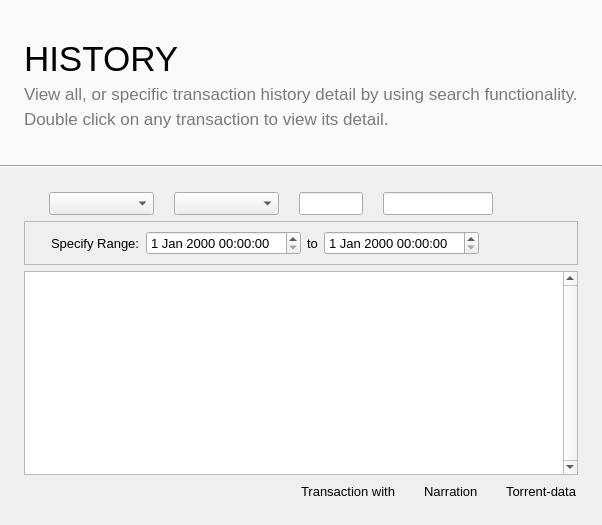
<?xml version="1.0" encoding="UTF-8"?>
<ui version="4.0">
 <class>TransactionPage</class>
 <widget class="QWidget" name="TransactionPage">
  <property name="geometry">
   <rect>
    <x>0</x>
    <y>0</y>
    <width>523</width>
    <height>525</height>
   </rect>
  </property>
  <property name="windowTitle">
   <string>Address Book</string>
  </property>
  <layout class="QVBoxLayout" name="verticalLayout_2">
   <property name="spacing">
    <number>0</number>
   </property>
   <property name="leftMargin">
    <number>0</number>
   </property>
   <property name="topMargin">
    <number>0</number>
   </property>
   <property name="rightMargin">
    <number>0</number>
   </property>
   <property name="bottomMargin">
    <number>0</number>
   </property>
   <item>
    <widget class="QFrame" name="HistoryTitle">
     <property name="styleSheet">
      <string notr="true">#HistoryTitle { 
	background-color: rgb(250, 250, 250);
}</string>
     </property>
     <property name="frameShape">
      <enum>QFrame::NoFrame</enum>
     </property>
     <layout class="QVBoxLayout" name="verticalLayout_6">
      <property name="spacing">
       <number>5</number>
      </property>
      <property name="leftMargin">
       <number>24</number>
      </property>
      <property name="topMargin">
       <number>39</number>
      </property>
      <property name="rightMargin">
       <number>24</number>
      </property>
      <property name="bottomMargin">
       <number>36</number>
      </property>
      <item>
       <widget class="QFrame" name="frame_10">
        <layout class="QHBoxLayout" name="horizontalLayout_3">
         <property name="spacing">
          <number>5</number>
         </property>
         <property name="leftMargin">
          <number>0</number>
         </property>
         <property name="topMargin">
          <number>0</number>
         </property>
         <property name="rightMargin">
          <number>0</number>
         </property>
         <property name="bottomMargin">
          <number>0</number>
         </property>
         <item>
          <widget class="QLabel" name="label_9">
           <property name="font">
            <font>
             <pointsize>26</pointsize>
            </font>
           </property>
           <property name="text">
            <string>HISTORY</string>
           </property>
           <property name="alignment">
            <set>Qt::AlignBottom|Qt::AlignLeading|Qt::AlignLeft</set>
           </property>
          </widget>
         </item>
         <item>
          <spacer name="horizontalSpacer_5">
           <property name="orientation">
            <enum>Qt::Horizontal</enum>
           </property>
           <property name="sizeType">
            <enum>QSizePolicy::Expanding</enum>
           </property>
           <property name="sizeHint" stdset="0">
            <size>
             <width>319</width>
             <height>20</height>
            </size>
           </property>
          </spacer>
         </item>
        </layout>
       </widget>
      </item>
      <item>
       <widget class="QFrame" name="frame_11">
        <layout class="QVBoxLayout" name="verticalLayout_7">
         <property name="spacing">
          <number>5</number>
         </property>
         <property name="leftMargin">
          <number>0</number>
         </property>
         <property name="topMargin">
          <number>0</number>
         </property>
         <property name="rightMargin">
          <number>0</number>
         </property>
         <property name="bottomMargin">
          <number>0</number>
         </property>
         <item>
          <widget class="QLabel" name="label_8">
           <property name="font">
            <font>
             <pointsize>13</pointsize>
            </font>
           </property>
           <property name="styleSheet">
            <string notr="true">QLabel {color: rgb(122, 122, 122);	 }

</string>
           </property>
           <property name="text">
            <string>View all, or specific transaction history detail by using search functionality.</string>
           </property>
          </widget>
         </item>
         <item>
          <widget class="QLabel" name="label_10">
           <property name="font">
            <font>
             <pointsize>13</pointsize>
            </font>
           </property>
           <property name="styleSheet">
            <string notr="true">QLabel {color: rgb(122, 122, 122);	 }

</string>
           </property>
           <property name="text">
            <string>Double click on any transaction to view its detail.</string>
           </property>
          </widget>
         </item>
        </layout>
       </widget>
      </item>
     </layout>
    </widget>
   </item>
   <item>
    <widget class="Line" name="line">
     <property name="orientation">
      <enum>Qt::Horizontal</enum>
     </property>
    </widget>
   </item>
   <item>
    <widget class="QFrame" name="frame">
     <layout class="QVBoxLayout" name="verticalLayout">
      <property name="leftMargin">
       <number>24</number>
      </property>
      <property name="topMargin">
       <number>24</number>
      </property>
      <property name="rightMargin">
       <number>24</number>
      </property>
      <property name="bottomMargin">
       <number>24</number>
      </property>
      <item>
       <layout class="QHBoxLayout" name="horizontalLayout">
        <property name="spacing">
         <number>20</number>
        </property>
        <property name="leftMargin">
         <number>25</number>
        </property>
        <property name="rightMargin">
         <number>85</number>
        </property>
        <item>
         <widget class="QComboBox" name="dateWidget">
          <property name="sizePolicy">
           <sizepolicy hsizetype="Fixed" vsizetype="Fixed">
            <horstretch>0</horstretch>
            <verstretch>0</verstretch>
           </sizepolicy>
          </property>
          <property name="minimumSize">
           <size>
            <width>105</width>
            <height>0</height>
           </size>
          </property>
          <property name="maximumSize">
           <size>
            <width>105</width>
            <height>16777215</height>
           </size>
          </property>
          <property name="font">
           <font>
            <pointsize>10</pointsize>
           </font>
          </property>
         </widget>
        </item>
        <item>
         <widget class="QComboBox" name="typeWidget">
          <property name="minimumSize">
           <size>
            <width>105</width>
            <height>0</height>
           </size>
          </property>
          <property name="maximumSize">
           <size>
            <width>105</width>
            <height>16777215</height>
           </size>
          </property>
          <property name="font">
           <font>
            <pointsize>10</pointsize>
           </font>
          </property>
         </widget>
        </item>
        <item>
         <widget class="QLineEdit" name="addressWidget">
          <property name="font">
           <font>
            <pointsize>10</pointsize>
           </font>
          </property>
          <property name="text">
           <string/>
          </property>
         </widget>
        </item>
        <item>
         <widget class="QLineEdit" name="amountWidget">
          <property name="minimumSize">
           <size>
            <width>110</width>
            <height>0</height>
           </size>
          </property>
          <property name="maximumSize">
           <size>
            <width>110</width>
            <height>16777215</height>
           </size>
          </property>
          <property name="font">
           <font>
            <pointsize>10</pointsize>
           </font>
          </property>
         </widget>
        </item>
       </layout>
      </item>
      <item>
       <widget class="QFrame" name="dateRangeWidget">
        <property name="frameShape">
         <enum>QFrame::StyledPanel</enum>
        </property>
        <property name="frameShadow">
         <enum>QFrame::Raised</enum>
        </property>
        <layout class="QHBoxLayout" name="horizontalLayout_2">
         <property name="leftMargin">
          <number>26</number>
         </property>
         <item>
          <widget class="QLabel" name="label">
           <property name="font">
            <font>
             <pointsize>10</pointsize>
            </font>
           </property>
           <property name="text">
            <string>Specify Range:</string>
           </property>
          </widget>
         </item>
         <item>
          <widget class="QDateTimeEdit" name="dateFrom">
           <property name="font">
            <font>
             <pointsize>10</pointsize>
            </font>
           </property>
          </widget>
         </item>
         <item>
          <widget class="QLabel" name="label_2">
           <property name="font">
            <font>
             <pointsize>10</pointsize>
            </font>
           </property>
           <property name="text">
            <string>to</string>
           </property>
          </widget>
         </item>
         <item>
          <widget class="QDateTimeEdit" name="dateTo">
           <property name="font">
            <font>
             <pointsize>10</pointsize>
            </font>
           </property>
          </widget>
         </item>
         <item>
          <spacer name="horizontalSpacer">
           <property name="orientation">
            <enum>Qt::Horizontal</enum>
           </property>
           <property name="sizeHint" stdset="0">
            <size>
             <width>40</width>
             <height>20</height>
            </size>
           </property>
          </spacer>
         </item>
        </layout>
       </widget>
      </item>
      <item>
       <widget class="QTableView" name="tableView">
        <property name="font">
         <font>
          <pointsize>10</pointsize>
         </font>
        </property>
        <property name="contextMenuPolicy">
         <enum>Qt::CustomContextMenu</enum>
        </property>
        <property name="toolTip">
         <string>Double-click to edit address or label</string>
        </property>
        <property name="verticalScrollBarPolicy">
         <enum>Qt::ScrollBarAlwaysOn</enum>
        </property>
        <property name="tabKeyNavigation">
         <bool>false</bool>
        </property>
        <property name="alternatingRowColors">
         <bool>true</bool>
        </property>
        <property name="selectionMode">
         <enum>QAbstractItemView::SingleSelection</enum>
        </property>
        <property name="selectionBehavior">
         <enum>QAbstractItemView::SelectRows</enum>
        </property>
        <property name="showGrid">
         <bool>false</bool>
        </property>
        <property name="sortingEnabled">
         <bool>true</bool>
        </property>
        <attribute name="verticalHeaderVisible">
         <bool>false</bool>
        </attribute>
       </widget>
      </item>
      <item>
       <widget class="QFrame" name="frame_2">
        <layout class="QHBoxLayout" name="horizontalLayout_4">
         <property name="leftMargin">
          <number>0</number>
         </property>
         <property name="topMargin">
          <number>0</number>
         </property>
         <property name="rightMargin">
          <number>0</number>
         </property>
         <property name="bottomMargin">
          <number>0</number>
         </property>
         <item>
          <spacer name="horizontalSpacer_2">
           <property name="orientation">
            <enum>Qt::Horizontal</enum>
           </property>
           <property name="sizeHint" stdset="0">
            <size>
             <width>40</width>
             <height>20</height>
            </size>
           </property>
          </spacer>
         </item>
         <item>
          <widget class="QLabel" name="label_7">
           <property name="font">
            <font>
             <pointsize>10</pointsize>
            </font>
           </property>
           <property name="text">
            <string>Transaction with</string>
           </property>
          </widget>
         </item>
         <item>
          <widget class="QLabel" name="label_3">
           <property name="minimumSize">
            <size>
             <width>16</width>
             <height>16</height>
            </size>
           </property>
           <property name="maximumSize">
            <size>
             <width>16</width>
             <height>16</height>
            </size>
           </property>
           <property name="text">
            <string/>
           </property>
           <property name="pixmap">
            <pixmap resource="../bitcoin.qrc">:/icons/narration</pixmap>
           </property>
           <property name="scaledContents">
            <bool>true</bool>
           </property>
          </widget>
         </item>
         <item>
          <widget class="QLabel" name="label_4">
           <property name="font">
            <font>
             <pointsize>10</pointsize>
            </font>
           </property>
           <property name="text">
            <string>Narration</string>
           </property>
          </widget>
         </item>
         <item>
          <widget class="QLabel" name="label_6">
           <property name="minimumSize">
            <size>
             <width>16</width>
             <height>16</height>
            </size>
           </property>
           <property name="maximumSize">
            <size>
             <width>16</width>
             <height>16</height>
            </size>
           </property>
           <property name="text">
            <string/>
           </property>
           <property name="pixmap">
            <pixmap resource="../bitcoin.qrc">:/icons/torrent</pixmap>
           </property>
           <property name="scaledContents">
            <bool>true</bool>
           </property>
          </widget>
         </item>
         <item>
          <widget class="QLabel" name="label_5">
           <property name="font">
            <font>
             <pointsize>10</pointsize>
            </font>
           </property>
           <property name="text">
            <string>Torrent-data</string>
           </property>
          </widget>
         </item>
        </layout>
       </widget>
      </item>
     </layout>
    </widget>
   </item>
  </layout>
 </widget>
 <resources>
  <include location="../bitcoin.qrc"/>
 </resources>
 <connections/>
</ui>
